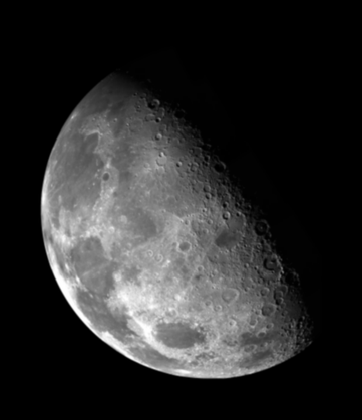
%> input picture Fig0316(a)(moon).tif, 362 x 420 px, shrunk from 466 x 540 before the run
$ octave FILTERHIGHBOUNDS.m   (GNU Octave 9; MATLAB toolbox functions it lacks are replaced by stand-ins)
%> lines starting %> are read from the running program, lines starting %| are printed output that depends on the picture
%> further down, A8 is the input picture: size 420x362 uint8; min 0, max 254, mean 42.7
### convolution2.m
function G=convolution2(A,W);
%> called with W = [1 1 1; 1 -8 1; 1 1 1]
% For Laplacian Filtering
%
[M,N]=size(A);
%> M = 420; N = 362
G=zeros(M,N);
for x=2:M-1;
    for y=2:N-1;
        G(x,y)=...
            W(1,1)*A(x-1,y-1)+W(1,2)*A(x-1,y)+W(1,3)*A(x-1,y+1)+...
            W(2,1)*A(x,  y-1)+W(2,2)*A(x,  y)+W(2,3)*A(x,  y+1)+...
            W(3,1)*A(x+1,y-1)+W(3,2)*A(x+1,y)+W(3,3)*A(x+1,y+1);
    end;
end;
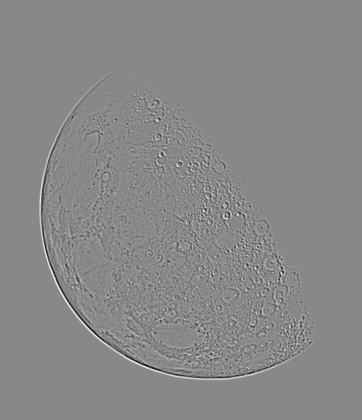
%> G: size 420x362 double; min -379, max 328, mean 0; drawn with min black and max white
%G=uint8(G);
end

### ShowImage.m
function ShowImage(A,T)
%> called with T = 'Laplacian in pseudocolors'
%show IMAGE in pseudocolours
%
sn=256;
l=double(min(min(A)));
%> l = -379
h=double(max(max(A)));
%> h = 328
fs='\fontsize{20}\bf\color{red}';
IS=grayslice(mat2gray(double(A),[l,h]),sn);
subplot(1,1,1),imshow(IS,jet(sn)),...
%> after `imshow(IS,jet(sn))`:
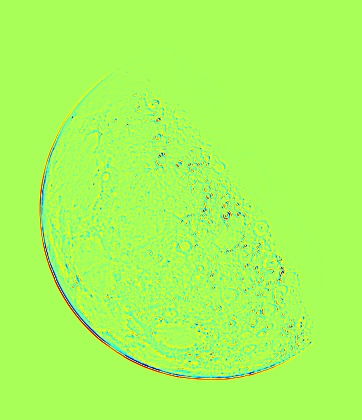
%> displayed picture: size 420x362x3, on the screen's scale of 0 to 255; mean R, G, B 165.9, 253.1, 89.1
    title([fs,T])
    % colormap(jet(sn))
    colormap(hot(sn))
    set(gcf,'Color','w')
    set(gca,'TickDir','out'),
    set(gca,'XColor','k','YColor','k','fontsize',11,'fontweight','b')
    % setcolourbar(l,h);
    colorbar
end

### normalize2.m
function AN=normalize2(A);
%
mi=min(min(A)); ma=max(max(A));
%> after `mi=min(min(A))`: mi = -379
%> after `ma=max(max(A))`: ma = 328
r=ma-mi;
%> r = 707
AN=A-mi;
if ma>0; AN=AN/r; end;
end

### Show2ImagesPCBW.m
function Show2ImagesPCBW(A,B,T1,T2)
%> called with T1 = 'Normalized L', T2 = 'BW'
%show two IMAGES: left in pseudocolours, and the right one - in BW
%
sn=256;
%nf='%9.2f';
la=double(min(A(:))); ha=double(max(A(:)));
%> after `la=double(min(A(:)))`: la = 0
%> after `ha=double(max(A(:)))`: ha = 1
lb=double(min(B(:))); hb=double(max(B(:)));
%> after `lb=double(min(B(:)))`: lb = 0
%> after `hb=double(max(B(:)))`: hb = 1
fs='\fontsize{16}\bf\color{red}';
%fs='\fontsize{32}\bf\color{black}';
%---- In pseudocolours ---------------------------------------------
IS=grayslice(mat2gray(double(A),[la,ha]),sn);
subplot(1,2,1),subimage(IS,hot(sn)),...
%> after `subimage(IS,hot(sn))`:
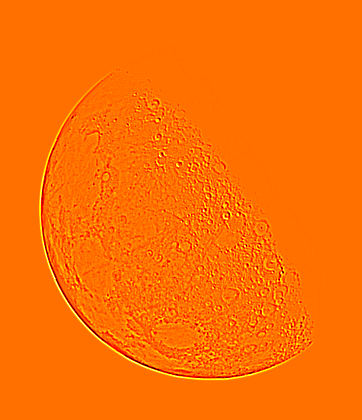
%> displayed picture: size 420x362x3, on the screen's scale of 0 to 255; mean R, G, B 254.6, 111.8, 0.2
title([fs,T1])
    % colormap(jet(sn))
    colormap(hot(sn))
    set(gcf,'Color','w')
    set(gca,'TickDir','out'),
    set(gca,'XColor','k','YColor','k','fontsize',12,'fontweight','b')
%
%---- BW ------------------------------------------------------------
IS=grayslice(mat2gray(double(B),[lb,hb]),sn);
subplot(1,2,2),subimage(IS,gray(sn)),...
    colormap(gray(sn))
    title([fs,T2])
    set(gcf,'Color','w')
    set(gca,'TickDir','out'),
    set(gca,'XColor','k','YColor','k','fontsize',12,'fontweight','b')
end

### FILTERHIGHBOUNDS.m
%FILTERHIGHBOUNDS;
A8=imread('Fig0316(a)(moon).tif');
% [8 lines of commented-out code are left out]
A=double(A8);
%
L5=[[0, 1,0];...
    [1,-4,1];...
    [0, 1,0]];

L9=[[1, 1, 1];...
    [1,-8, 1];...
    [1, 1, 1]];

G5 =convolution2(A,L9);
ShowImage(G5,'Laplacian in pseudocolors'); pause
G5N=normalize2(G5);
%ShowImage(G5N,'Normalized abs(L5) in pseudocolors'); pause
Show2ImagesPCBW(G5N,G5N,'Normalized L','BW'); pause

G5N=normalize2(abs(G5));
%> in normalize2 (call 2), `mi=min(min(A))`: mi = 0
%> in normalize2 (call 2), `ma=max(max(A))`: ma = 379
%> in normalize2 (call 2), `AN=A-mi;`:
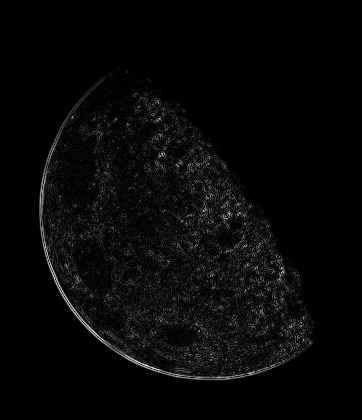
%> AN: size 420x362 double; min 0, max 379, mean 11.5; drawn with min black and max white
%ShowImage(abs(G5),'abs(L5) in pseudocolors'); pause
Show2ImagesPCBW(G5N,255-G5N,'Normalized |L|','neganive BW'); %pause
%> call 2 of Show2ImagesPCBW, with T1 = 'Normalized |L|', T2 = 'neganive BW'
%> in Show2ImagesPCBW (call 2), `lb=double(min(B(:)))`: lb = 254
%> in Show2ImagesPCBW (call 2), `hb=double(max(B(:)))`: hb = 255
%> in Show2ImagesPCBW (call 2), `subimage(IS,hot(sn))`:
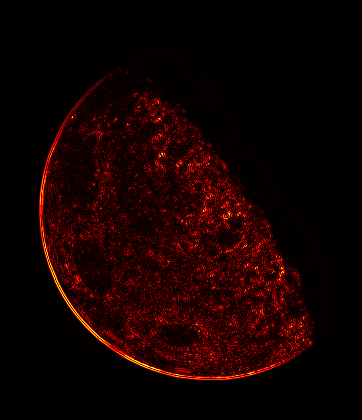
%> displayed picture: size 420x362x3, on the screen's scale of 0 to 255; mean R, G, B 22.3, 0.8, 0
%> in Show2ImagesPCBW (call 2), `IS=grayslice(mat2gray(double(B),[lb,hb]),sn);`:
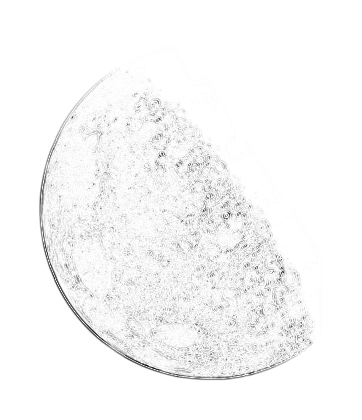
%> IS: size 420x362 double; min 1, max 256, mean 248.4; drawn with min black and max white

$ run again, with garden-RGB.jpg saved as Fig0316(a)(moon).tif
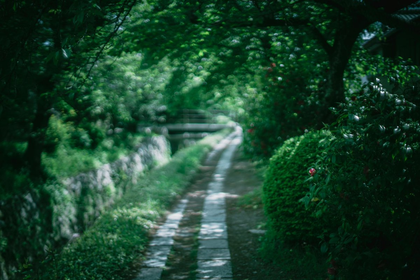
%> input picture garden-RGB.jpg, 420 x 280 px, shrunk from 1200 x 799 before the run
%> A8 is the input picture: size 280x420x3 uint8; mean R, G, B 26.5, 64.7, 43.4
%> after the loop in convolution2, `for x=2:M-1;`:
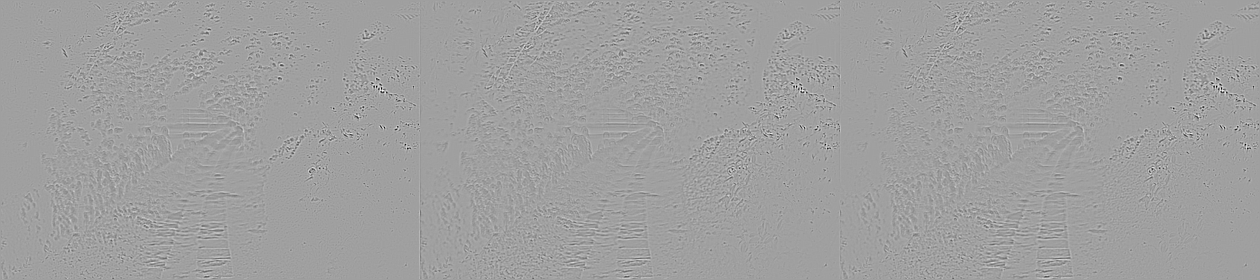
%> G: size 280x1260 double; min -1042, max 620, mean 0; drawn with min black and max white
%> l = -1042
%> h = 620
%> mi = -1042
%> ma = 620
%> r = 1662
%> la = 0
%> ha = 1
%> lb = 0
%> hb = 1
%> lb = 254
%> hb = 255
%> in Show2ImagesPCBW (call 2), `IS=grayslice(mat2gray(double(B),[lb,hb]),sn);`:
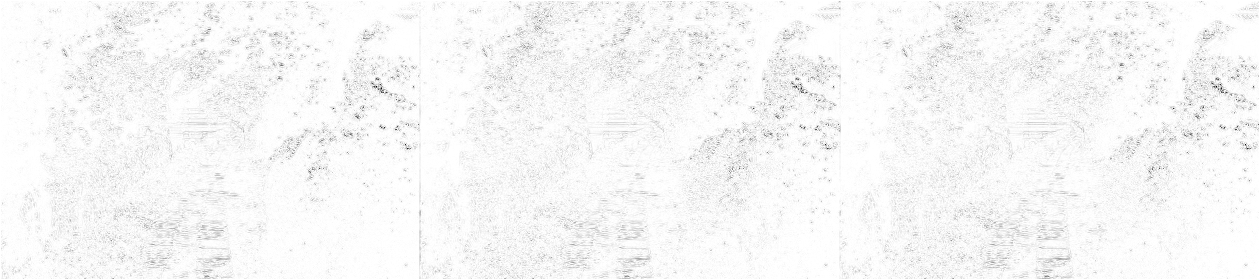
%> IS: size 280x1260 double; min 1, max 256, mean 247.5; drawn with min black and max white
